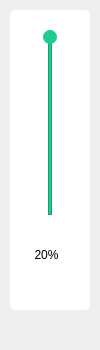
<?xml version="1.0" encoding="UTF-8"?>
<ui version="4.0">
 <class>VolumeTool</class>
 <widget class="QWidget" name="VolumeTool">
  <property name="geometry">
   <rect>
    <x>0</x>
    <y>0</y>
    <width>100</width>
    <height>350</height>
   </rect>
  </property>
  <property name="windowTitle">
   <string>Form</string>
  </property>
  <widget class="QWidget" name="volumeWidget" native="true">
   <property name="geometry">
    <rect>
     <x>10</x>
     <y>10</y>
     <width>80</width>
     <height>300</height>
    </rect>
   </property>
   <property name="styleSheet">
    <string notr="true">#volumeWidget{
 background-color:#ffffff;
 border-radius:5px;
}</string>
   </property>
   <widget class="QWidget" name="sliderBox" native="true">
    <property name="geometry">
     <rect>
      <x>0</x>
      <y>0</y>
      <width>80</width>
      <height>225</height>
     </rect>
    </property>
    <widget class="QFrame" name="inSlider">
     <property name="geometry">
      <rect>
       <x>38</x>
       <y>25</y>
       <width>4</width>
       <height>180</height>
      </rect>
     </property>
     <property name="styleSheet">
      <string notr="true">#inSlider
{
 background-color:#ECECEC;
}</string>
     </property>
     <property name="frameShape">
      <enum>QFrame::StyledPanel</enum>
     </property>
     <property name="frameShadow">
      <enum>QFrame::Raised</enum>
     </property>
    </widget>
    <widget class="QFrame" name="outSlider">
     <property name="geometry">
      <rect>
       <x>38</x>
       <y>25</y>
       <width>4</width>
       <height>180</height>
      </rect>
     </property>
     <property name="styleSheet">
      <string notr="true">#outSlider
{
 background-color:#1ECC94;
}</string>
     </property>
     <property name="frameShape">
      <enum>QFrame::StyledPanel</enum>
     </property>
     <property name="frameShadow">
      <enum>QFrame::Raised</enum>
     </property>
    </widget>
    <widget class="QPushButton" name="sliderBtn">
     <property name="geometry">
      <rect>
       <x>33</x>
       <y>20</y>
       <width>14</width>
       <height>14</height>
      </rect>
     </property>
     <property name="minimumSize">
      <size>
       <width>14</width>
       <height>14</height>
      </size>
     </property>
     <property name="maximumSize">
      <size>
       <width>14</width>
       <height>14</height>
      </size>
     </property>
     <property name="styleSheet">
      <string notr="true">#sliderBtn
{
	background-color:#1ECC94;
 border-radius:7px;
}</string>
     </property>
     <property name="text">
      <string/>
     </property>
    </widget>
   </widget>
   <widget class="QPushButton" name="silenceBtn">
    <property name="geometry">
     <rect>
      <x>0</x>
      <y>260</y>
      <width>80</width>
      <height>45</height>
     </rect>
    </property>
    <property name="minimumSize">
     <size>
      <width>80</width>
      <height>45</height>
     </size>
    </property>
    <property name="maximumSize">
     <size>
      <width>80</width>
      <height>45</height>
     </size>
    </property>
    <property name="styleSheet">
     <string notr="true">#silenceBtn
{
 border:none;
}
#silenceBtn:hover{
 background-color:#F0F0F0;
}</string>
    </property>
    <property name="text">
     <string/>
    </property>
   </widget>
   <widget class="QLabel" name="volumeRatio">
    <property name="geometry">
     <rect>
      <x>10</x>
      <y>230</y>
      <width>53</width>
      <height>30</height>
     </rect>
    </property>
    <property name="minimumSize">
     <size>
      <width>0</width>
      <height>30</height>
     </size>
    </property>
    <property name="maximumSize">
     <size>
      <width>16777215</width>
      <height>30</height>
     </size>
    </property>
    <property name="text">
     <string>20%</string>
    </property>
    <property name="alignment">
     <set>Qt::AlignCenter</set>
    </property>
   </widget>
  </widget>
 </widget>
 <resources/>
 <connections/>
</ui>
